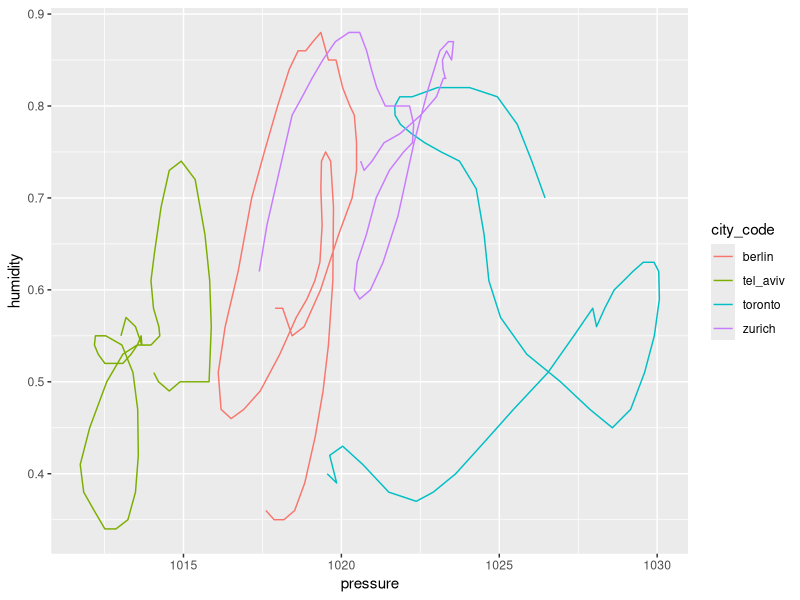
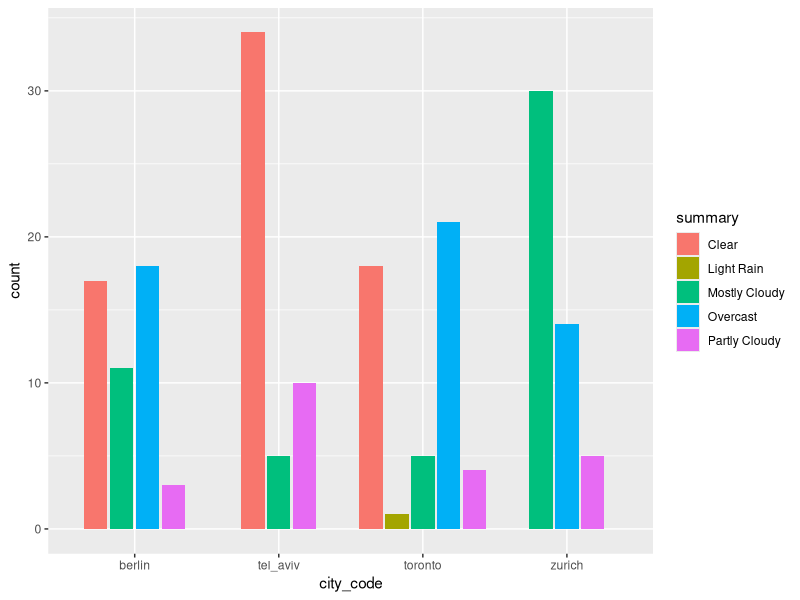
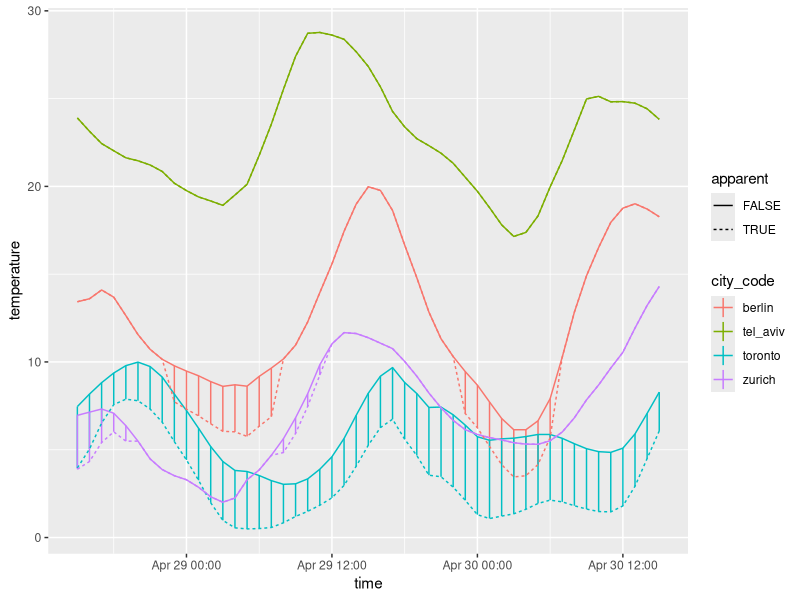
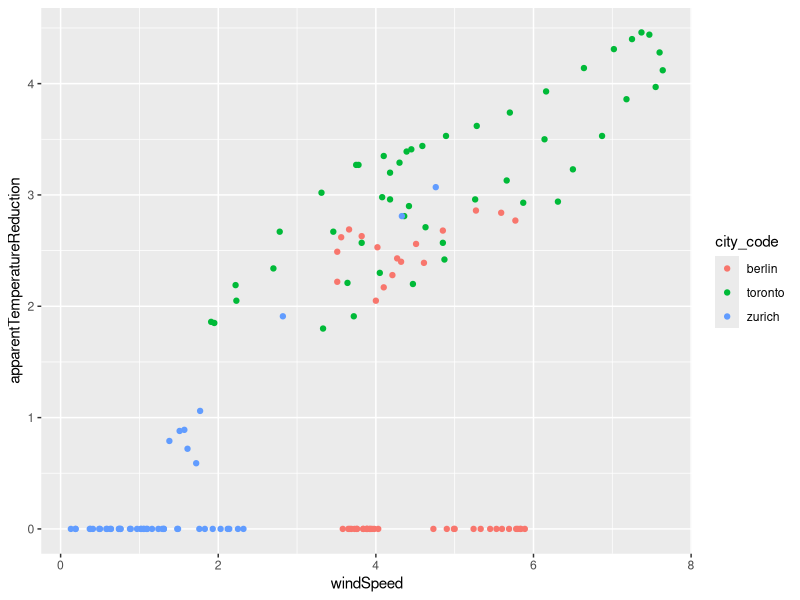

These figures' R source, in order:
library(tidyverse)
library(here)

# Read all files
berlin <- readxl::read_excel(here("data/weather/berlin.xlsx"))
toronto <- readxl::read_excel(here("data/weather/toronto.xlsx"))
tel_aviv <- readxl::read_excel(here("data/weather/tel_aviv.xlsx"))
zurich <- readxl::read_excel(here("data/weather/zurich.xlsx"))

# Create ensemble dataset
weather_data <- bind_rows(
  berlin = berlin,
  toronto = toronto,
  tel_aviv = tel_aviv,
  zurich = zurich,
  .id = "city_code"
)

# Visibility vs. humitidy
weather_data %>%
  ggplot(aes(x = pressure, y = humidity, color = city_code)) +
  geom_path()

# Summary
weather_data %>%
  ggplot(aes(x = city_code)) +
  geom_bar(aes(fill = summary), position = position_dodge2("dodge", preserve = "single"))

# Temperature and apparent temperature
temperature_data <-
  weather_data %>%
  select(city_code, time, temperature, apparentTemperature) %>%
  gather(kind, temperature, -city_code, -time) %>%
  mutate(apparent = (kind == "apparentTemperature")) %>%
  select(-kind)

temperature_data %>%
  ggplot(aes(x = time, color = city_code)) +
  geom_linerange(data = weather_data, aes(ymin = temperature, ymax = apparentTemperature)) +
  geom_line(aes(linetype = apparent, y = temperature))

# Compute and plot temperature difference
weather_data %>%
  mutate(apparentTemperatureReduction = temperature - apparentTemperature) %>%
  filter(city_code != "tel_aviv") %>%
  ggplot(aes(x = windSpeed, y = apparentTemperatureReduction)) +
  geom_point(aes(color = city_code))

# Compute lag for temperature, pressure and humidity
weather_data %>%
  group_by(city_code) %>%
  mutate_at(vars(temperature, pressure, humidity), list(lag = lag)) %>%
  ungroup()

# How to compute temperature difference to previous hour?

# Count observations
weather_data %>%
  count(city_code)

weather_data %>%
  count(city_code, summary)

# Compute mean and max temperature
weather_data %>%
  group_by(city_code) %>%
  summarize(temperature_mean = mean(temperature), temperature_max = max(temperature)) %>%
  ungroup()

# Compute and display summary data for all numeric variables
weather_data %>%
  group_by(city_code) %>%
  summarize_if(is.numeric, list(mean = mean, sd = sd, min = min, max = max)) %>%
  ungroup() %>%
  gather(key, value, -city_code) %>%
  separate(key, into = c("indicator", "fun")) %>%
  xtabs(value ~ city_code + indicator + fun, .) %>%
  ftable()
